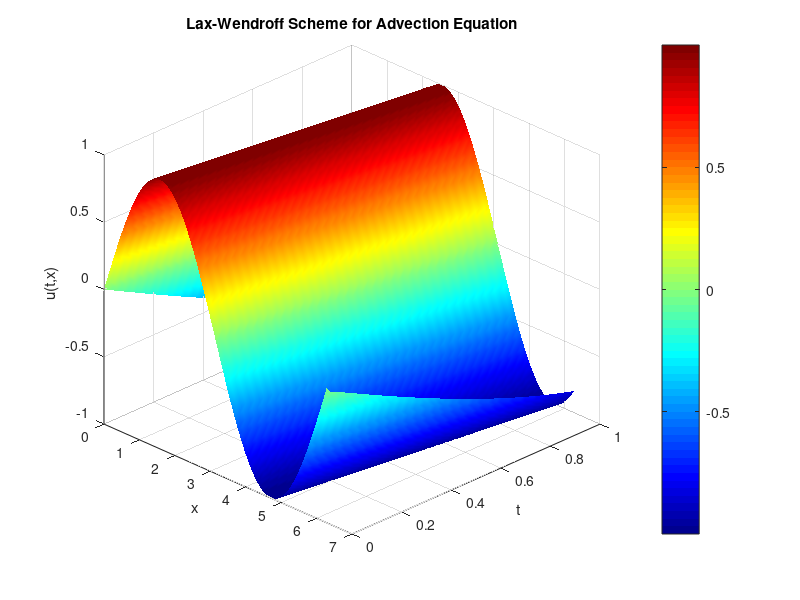

This chart was generated by the following MATLAB code:
% Parameters
L = 2*pi;
Nx = 200;
x = linspace(0, L, Nx);
dx = x(2) - x(1);

T = 1;
dt = 0.5 * dx;     % CFL condition: dt/dx <= 1
Nt = round(T / dt);
t = linspace(0, T, Nt);
lambda = dt/dx;

% Reuse parameters from above
u = zeros(Nt, Nx);
u(1, :) = sin(x);  % Initial condition

% Time integration (Lax-Wendroff)
for n = 1:Nt-1
    u(n+1,1) = -sin(t(n+1));  % Dirichlet BC at x = 0
    for j = 2:Nx-1
        u(n+1,j) = u(n,j) ...
                  - 0.5*lambda*(u(n,j+1) - u(n,j-1)) ...
                  + 0.5*lambda^2*(u(n,j+1) - 2*u(n,j) + u(n,j-1));
    end
    u(n+1,Nx) = u(n+1,Nx-1);  % Dummy BC at x = 2π
end

% Plot using surf
[X, Tgrid] = meshgrid(x, t);
figure;
surf(X, Tgrid, u);
xlabel('x'); ylabel('t'); zlabel('u(t,x)');
title('Lax-Wendroff Scheme for Advection Equation');
shading interp; colormap jet; colorbar;
view(45, 30);
